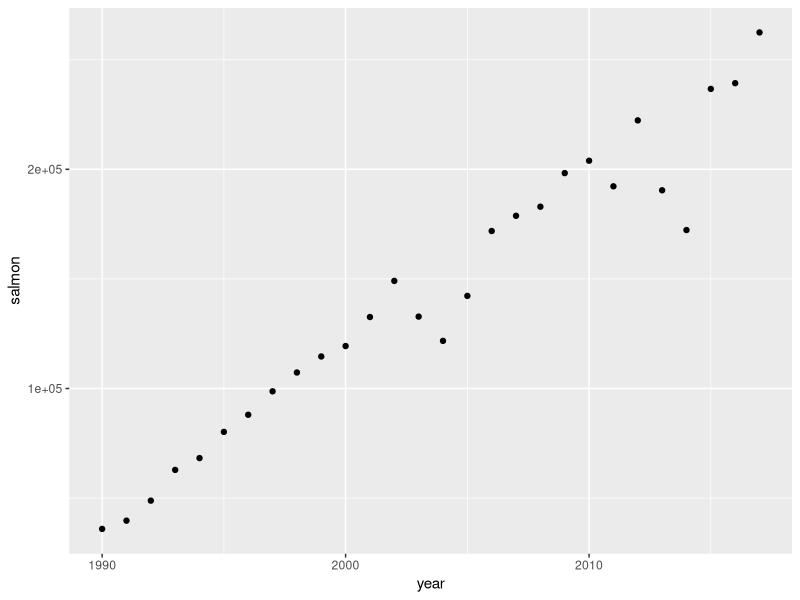
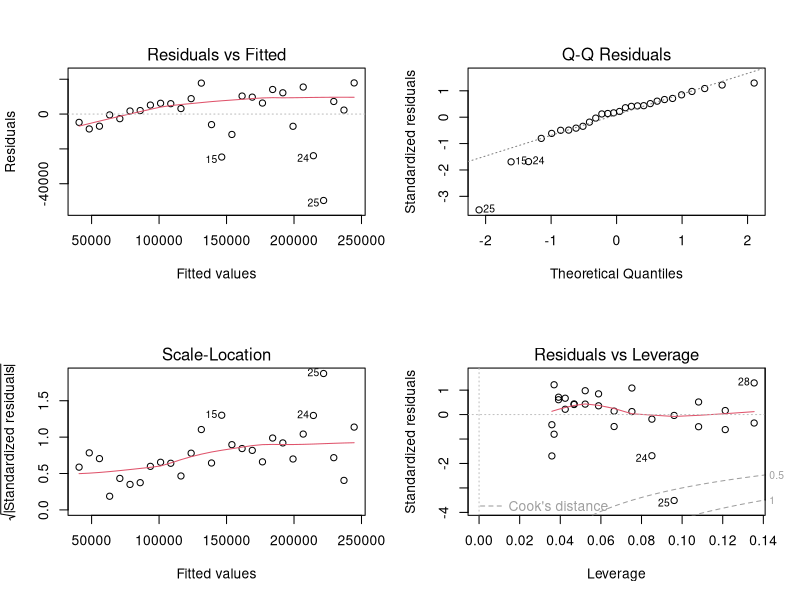
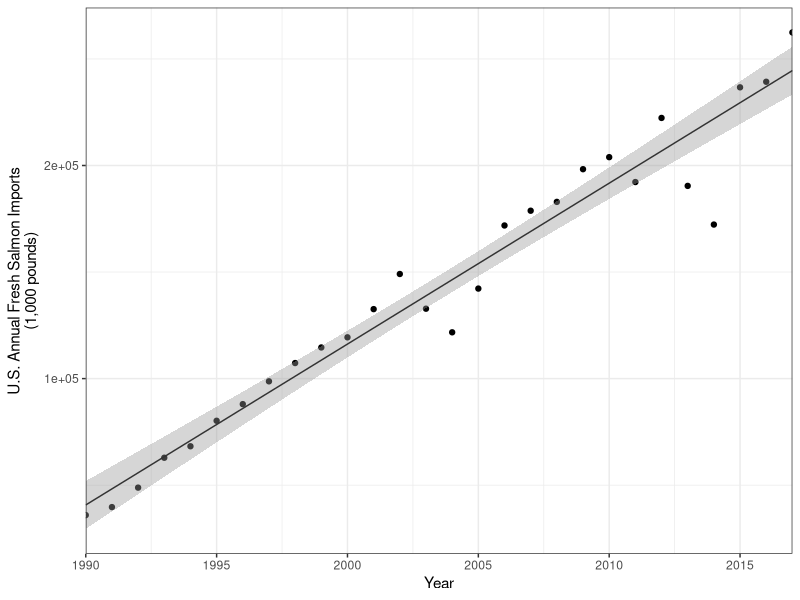

R code for these plots, in order:
## ---- chunk 1
knitr::opts_chunk$set(echo = TRUE)
## ---- chunk 2

library(tidyverse)

salmon_import <- read_csv("salmon_imports_simp.csv")

## ---- chunk 3

salmon_scatter <- ggplot(salmon_import, aes(x = year, y = salmon)) +
  geom_point()

salmon_scatter

# Overall, does it look like describing the relationship between year and fresh salmon imports using linear regression makes sense? Do you have any concerns about using linear regression to describe the relationship?

# The data displays a roughly linear relationship, but there are unusual dips in the data around 2004 and 2014

## ---- chunk 4

# The general syntax for linear regression in R is: model_name <- lm(y_variable ~ x_variable, data = df_name)

# Let's perform linear regression to describe the trend in total volume of fresh salmon imported to the U.S. from 1990 - 2017

salmon_model <- lm(salmon ~ year, data = salmon_import)

salmon_model

# Imports(1000 pounds) = -14982940 + 7550(year)

# In the context of this model, the slope means that for every year, there is an increase of 7,550 fresh salmon imports into the US.

# In the context of this model, the y intercept being negative means that we can't use this model to extrapolate values because we will end up with negative fresh salmon imports.

## ---- chunk 5

par(mfrow = c(2,2))

plot(salmon_model)

# The qq-plot is pretty linear, indicating a normal distribution of residuals.

# The residuals may violate the assumption of homoscedasticity, as they start out small, but grow larger. In addition, there are some large values = possible outliers.

# There is 1 value outside the Cook's distance red line, so it may be an outlier.

## ---- chunk 6

summary(salmon_model)

# Coefficient of determination R^2: 0.9478. Year significantly predicts salmon imports, according to this model. 

# 95% of variance in salmon imports to the US is explained by the year.

# 5% of the variance in salmon imports to the US is NOT explained by the year.

## ---- chunk 7

salmon_final_graph <- ggplot(salmon_import, aes(x = year, y = salmon)) +
geom_point() +
geom_smooth(method = lm, se = TRUE, size = 0.5, color = "gray20") +
theme_bw() +
scale_x_continuous(expand = c(0,0), limits = c(1990, 2017)) +
labs(x = "Year", y = "U.S. Annual Fresh Salmon Imports\n(1,000 pounds)")

salmon_final_graph

# The gray band in the 95% confidence interval for salmon_model linear regression


## ---- chunk 8

# Let’s say we want to use our model to make predictions for U.S. fresh salmon imports in years 2022, 2024, 2026 and 2028:


# Create a data frame containing the ‘new values’ that you want to make predictions for

new_years <- data.frame(year = c(2022, 2024, 2026, 2028))


# Feed that into the predict() function

future_predict <- predict(salmon_model, newdata = new_years, interval = "confidence")

future_predict

# Prediction outcomes displayed in the "fit" column 


# Bind the prediction outcomes with the ‘new_years’ data to actually create a useful table of predicted imports and upper and lower CI:

predictions <- data.frame(new_years, future_predict)

predictions


## ---- chunk 9

# Use the cor.test() function to find Pearson’s r for the linear relationship described between year and salmon imports.

pearson_r_salmon <- cor.test(salmon_import$year, salmon_import$salmon)

pearson_r_salmon

# The correlation between year and salmon is 0.97, which a strong positive correlation.

